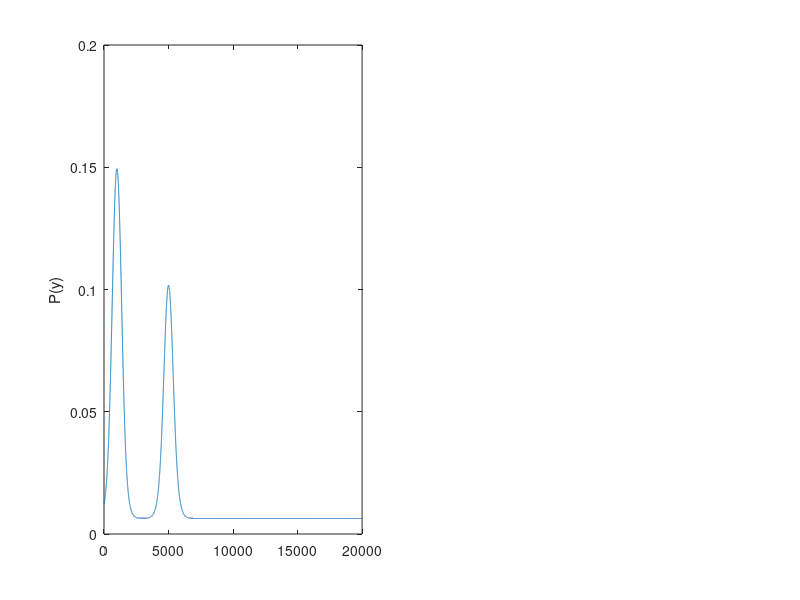

MATLAB code for this plot: (Note: this script raises an error after producing the figure.)
N = 20000;
t = 1:N;
mu = [1000, 2500, 5000];
x = [];
for i=1:6
  if i<=3
    x0 = exp( -(t-mu(i)).^2/2/500^2 )/sqrt( 2*pi)/500;
  else
    x0 = rand(1,N)*1;
  end
  x0 = x0 / max(x0);
  x = [x;x0];
end
w = [1,0,0.8,0,0,0]'* (log(3/7));
%w = w(1:3);x=x(1:3,:);
%w = w(1);x=x(1,:);
bias_org = log(7);
z_org =  w' * x + bias_org;
lambda = exp(z_org);
py = exp( -lambda + log(lambda) );
y = ( rand(size(py))-py<0 ); y = sparse(y);
figure 
subplot( 1,2,1)
plot( py )
ylabel('P(y)')
ax = axis;

ww0 = w; bias0 = bias_org;
lambda = 10;
switch 'poissonGL'
 case 'poisson'
   [ww, bias, status] = dalprl1( ww0, bias0, x', y', lambda );
   z =  ww' * x + bias;
   lambda_est = exp(z);
   py_est = exp( -lambda_est + log(lambda_est) );
 case 'logistic'
  [ww, bias, status] = dallrl1( ww0, bias0, x', y'*2-1, lambda );
   z = ww' * x + bias;
   py_est = 1-1./(1+exp(z));
 case 'poissonGL'
   [ww, bias, status] = dalprgl( ww0, bias0, x', y', lambda,...
       'blks',[3,3]);
   ww = ww(:);
   z =  ww' * x + bias;
   lambda_est = exp(z);
   py_est = exp( -lambda_est + log(lambda_est) );
 case 'logisticGL'
  [ww, bias, status] = dallrgl( ww0, bias0, x', y'*2-1, lambda,...
      'blks',[3,3]);
   ww = ww(:);
   z = ww' * x + bias;
   py_est = 1-1./(1+exp(z));
end
subplot( 1,2,2)
plot( py_est )
ylabel('Estimated P(y)')
axis(ax);
